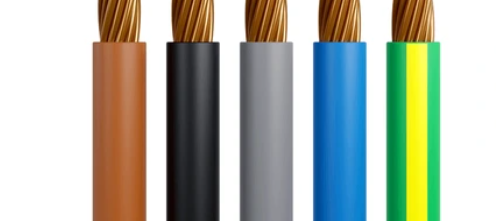
#> input picture test_image.png, 496 x 221 px
$ jupyter execute wire.ipynb
#> lines starting #> are read from the running program, lines starting #| are printed output that depends on the picture; after the words box and inside, x2 and y2 are one past the last pixel; in counts of white or black regions, pixels touching at a corner belong together
[cell 1]
import cv2
import numpy as np
import matplotlib.pyplot as plt
import os

[cell 2]
fiximage_path = os.path.join(os.getcwd(), 'test_image.png')

[cell 3]
# Load image
image_path = os.path.join(os.getcwd(), 'test_image.png')
img = cv2.imread(image_path)
#> img is the input picture: shape (221, 496, 3); mean B, G, R 170.3, 182.7, 176.9
print(img.shape)
#| (221, 496, 3)
# Convert BGR to RGB
img = cv2.cvtColor(img, cv2.COLOR_BGR2RGB)
plt.imshow(img)

[cell 4]
# Convert to grayscale and apply Canny edge detection
gray = cv2.cvtColor(img, cv2.COLOR_BGR2GRAY)
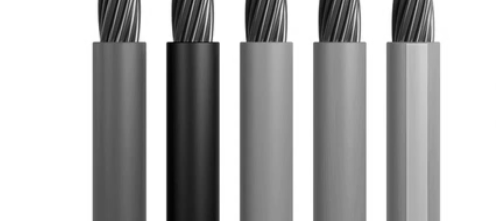
#> gray: shape (221, 496); min 2, max 255, mean 178.3
edges = cv2.Canny(gray,100,200)
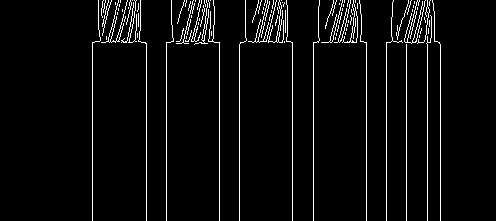
#> edges: shape (221, 496); 4.3% white in thin lines or dots, all inside (x1, y1, x2, y2) = (92, 0, 441, 221)

# Slice the image to get only the middle row
middle = int(edges.shape[0] / 2)
#> middle = 110
plt.imshow(edges[middle:middle+3], cmap='gray')

middle_row_gray = edges[middle]
#> middle_row_gray = 496 values, max 255 at index 92, min 0 at index 0, mean 6.17
edge_mid = np.where(middle_row_gray==255)[0]
#> edge_mid = [92, 146, 166, 219, 239, 292, 313, 366, 386, 406, 427, 440]
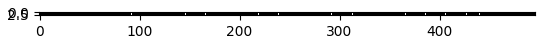
#> figure drawn by matplotlib, 1 panel

[cell 5]
#locate the midpoints between the edges
midpoints = (edge_mid[:-1] + edge_mid[1:]) // 2
#> midpoints = [119, 156, 192, 229, 265, 302, 339, 376, 396, 416, 433]
print(midpoints)
#| [119 156 192 229 265 302 339 376 396 416 433]

[cell 6]
# Define a dictionary of colors and function to find the closest color
color_dict = {
    "black":   (0, 0, 0),
    "white":   (255, 255, 255),
    "green":   (0, 255, 0),
    "blue":    (0, 0, 255),
    "yellow":  (255, 255, 0),
    "gray":    (80,80,80),
    "orange":   (225, 165, 0),
    "red":   (225, 0, 0),
    # Add more colors as needed
}


def closest_color(rgb, color_dict):
    min_distance = float('inf')
    closest_name = None
    for name, value in color_dict.items():
        distance = np.sqrt(sum((comp1 - comp2) ** 2 for comp1, comp2 in zip(rgb, value)))
        if distance < min_distance:
            min_distance = distance
            closest_name = name
    return closest_name

[cell 7]
print(closest_color(np.array([37, 39, 43]), color_dict))  # Example usage

[cell 8]
#detect the color of the midpoints
recorded_colors = []
for midpoint in midpoints:
    color = img[middle, midpoint].tolist()
    closest = closest_color(color, color_dict)
    if closest == "white":# ignore white pixels since background is white
        continue
    print(f"Midpoint at {midpoint} is closest to color: {closest}, debug color: {color} m {color_dict[closest]}")
    recorded_colors.append(closest)
    plt.scatter(midpoint, middle, marker='x', color='k')
    plt.text(midpoint+5, middle, closest, color='k', fontsize=8,rotation=70)
#> this loop made 11 passes
#> (midpoint, color, closest) on passes 1 to 11: (119, [179, 102, 54], 'orange'), (156, [255, 255, 255], 'white'), (192, [37, 39, 43], 'black'), (229, [255, 255, 255], 'white'), (265, [140, 142, 148], 'gray'), (302, [255, 255, 255], 'white'), (339, [25, 130, 206], 'blue'), (376, [255, 255, 255], 'white'), (396, [2, 149, 73], 'gray'), (416, [253, 253, 28], 'yellow'), (433, [41, 210, 119], 'green')
#| Midpoint at 119 is closest to color: orange, debug color: [179, 102, 54] m (225, 165, 0)
#| Midpoint at 192 is closest to color: black, debug color: [37, 39, 43] m (0, 0, 0)
#| Midpoint at 265 is closest to color: gray, debug color: [140, 142, 148] m (80, 80, 80)
#| Midpoint at 339 is closest to color: blue, debug color: [25, 130, 206] m (0, 0, 255)
#| Midpoint at 396 is closest to color: gray, debug color: [2, 149, 73] m (80, 80, 80)
#| Midpoint at 416 is closest to color: yellow, debug color: [253, 253, 28] m (255, 255, 0)
#| Midpoint at 433 is closest to color: green, debug color: [41, 210, 119] m (0, 255, 0)
#> after the loop, recorded_colors = ['orange', 'black', 'gray', 'blue', 'gray', 'yellow', 'green']
plt.imshow(img)
print(recorded_colors)
#| ['orange', 'black', 'gray', 'blue', 'gray', 'yellow', 'green']
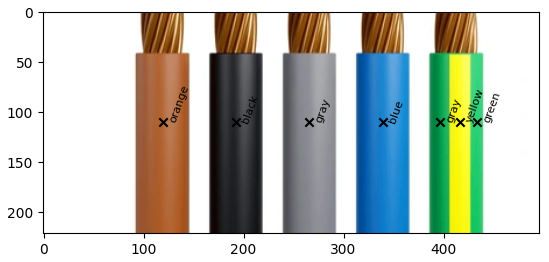
#> figure drawn by matplotlib, 1 panel

[cell 9]
def colored_block(rgb, width=4):
    r, g, b = rgb
    return f"\033[48;2;{r};{g};{b}m" + " " * width + "\033[0m"

# Check correctness of the recorded colors
expected_colors = ['orange', 'black', 'gray', 'blue', 'green','yellow','green']
for sequence in range(len(expected_colors)):
    if recorded_colors[sequence] == expected_colors[sequence]:
        print(f"Color at position {sequence} is correct: {recorded_colors[sequence]}")
        print(f"{colored_block(color_dict[recorded_colors[sequence]])} ✔")
    else:
        print(f"Color at position {sequence} is incorrect: {recorded_colors[sequence]}, expected: {expected_colors[sequence]}")
        print(f"{colored_block(color_dict[recorded_colors[sequence]])} ✘ expected: {colored_block(color_dict[expected_colors[sequence]])}")
#> this loop made 7 passes
#| Color at position 0 is correct: orange
#| [48;2;225;165;0m    [0m ✔
#| Color at position 1 is correct: black
#| [48;2;0;0;0m    [0m ✔
#| Color at position 2 is correct: gray
#| [48;2;80;80;80m    [0m ✔
#| Color at position 3 is correct: blue
#| [48;2;0;0;255m    [0m ✔
#| Color at position 4 is incorrect: gray, expected: green
#| [48;2;80;80;80m    [0m ✘ expected: [48;2;0;255;0m    [0m
#> (further printed lines are left out)
